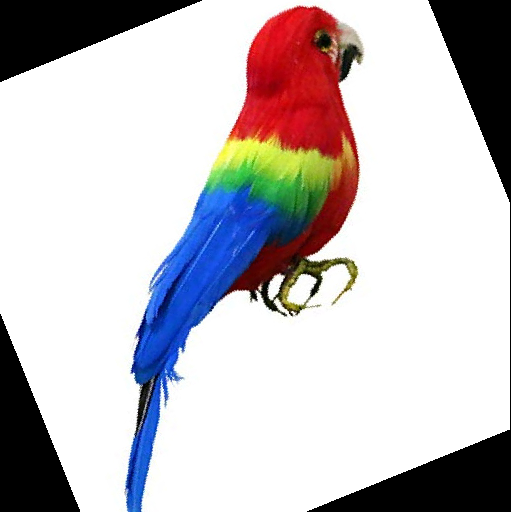
//> input picture transformaciones/Lp.png, 511 x 512 px
$ ./Perspectiva   (built with g++ and OpenCV 4)
//> lines starting //> are read from the running program, lines starting //| are printed output that depends on the picture
#include "opencv2/imgproc/imgproc.hpp"
#include "opencv2/highgui/highgui.hpp"
#include <stdlib.h>
#include <stdio.h>
#include <iostream>
#include <vector>
using namespace cv;
using namespace std;

/// Global variables
int threshold_value = 0;
int const max_value = 255;
int const max_BINARY_value = 255;
Mat src, blurred, src_gray, dst, src_copy, finalOutput, map_x, map_y;
int n_sq=2,max_n=20;

vector<vector<Point> > contours;
vector<Point> outerMostContour, lineArriba, lineAbajo;
vector<Point> cortarTL, cortarTR, cortarBL, cortarBR;
vector<Vec4i> hierarchy;


Point TL,TR,BL,BR;
double topLength, bottomLength;
int lineArribaCentral=0,lineAbajoMiddle=0;
Point table[2][151][151];
vector<int> compresionParametros;

/// Funciones Nesesarias
void ValorUmbralGrises( int, void* );
void EncontrarContornos();
void DetectarDistancia();
Point EncotrarBordes();
double DistanciaP(int x1,int y1,int x2,int y2);
Point pointInBetween(int x1,int y1,int x2,int y2,double d);
void SeleccionarPuntosMedios( int, void* );
void CortatImagen(vector<Point> line, vector<Point> &slicedLine,int startIndex, int endIndex, int n_sq, int mode);
double calcLength(vector<Point> line,int startIndex,int endIndex);
void drawLine(Mat m,vector<Point> line,int startIndex,int endIndex, cv::Scalar color, bool drawCircle);
void Cuadrar(vector<Point> top,vector<Point> bottom,int page);
void TransforamcionPerspectiva(int page);

int outputSizeW,outputSizeH,fullSizeH,fullSizeW;

/*______________________________________________________________________________________*/

void ValorUmbralGrises( int, void* ) {
	blur( src_gray, blurred, Size(src.rows/200,src.rows/200));
	threshold( blurred, dst, threshold_value, max_BINARY_value,THRESH_TOZERO);

	/* Find border */
	TL = EncotrarBordes();
	Point seedPoint = cvPoint(TL.x/2,TL.y/2);
	cv::Rect ccmp;
	floodFill(dst, seedPoint,  cv::Scalar(0), &ccmp,  cv::Scalar(0), cv::Scalar(1),4);
	imshow("2", dst );
}

void EncontrarContornos(){
	findContours( dst, contours, hierarchy, CV_RETR_EXTERNAL , CV_CHAIN_APPROX_NONE, Point(0, 0) );
	/// Draw contours
	Mat drawing = Mat::zeros( src.size(), CV_8UC3 );
	int maxSize=0,max=0;
	for ( int i = 0; i < (int)contours.size(); i++ ) {
		cv::Rect bbox = cv::boundingRect(contours[i]);
		cout<<"Contour " << i << " = "<< bbox.area() << endl;
		if(bbox.area()>maxSize){
			maxSize=bbox.area();
			max=i;
		}
	}
	Scalar color = Scalar( 255, 0, 0);
	src_copy=src.clone();
	if(max>-1) drawContours( src_copy, contours, max, color, 5, 8, hierarchy, 0, Point() );

	outerMostContour=contours[max];
}

void DetectarDistancia(){
	lineArriba.clear();
	lineAbajo.clear();
	src_copy=src.clone();
	// find iTL,iTR,iBL,iBR
	// note: outerMostContour[iTL]!=TL (almost in the same place, but differs sometimes)
	int index=0,size=outerMostContour.size();
	int iTL=0,iTR=0,iBL=0,iBR=0;
	int rows = src_copy.rows;
	int column = src_copy.cols;
	for(int i=0;i<size;i++){
		int x=outerMostContour[i].x;
		int y=outerMostContour[i].y;
		if(x + y					<=	outerMostContour[iTL].x			+ outerMostContour[iTL].y ) iTL=i;
		if(column-x + y				<=	column-outerMostContour[iTR].x	+ outerMostContour[iTR].y ) iTR=i;
		if(x+rows-y					<=	outerMostContour[iBL].x			+ rows-outerMostContour[iBL].y ) iBL=i;
		if(column-x + rows-y		<=	column-outerMostContour[iBR].x	+ rows-outerMostContour[iBR].y ) iBR=i;
	}

	// index: iTL -> iBL -> iBR -> iTR
	// lineArriba: iTL -> iTR
	// lineAbajo: iBL -> iBR

	// create lineArriba
	// Reverse Order
	index = iTL;
	topLength=0;
	bottomLength=0;
	while(index!=iTR){
		lineArriba.push_back(outerMostContour[index]);
		index=(index-1+size)%size;
	}
	topLength=calcLength(lineArriba,0,lineArriba.size()-1);
	drawLine(src_copy,lineArriba,0,lineArriba.size()-1,CV_RGB(0,0,255),false);

	// Find the middle point
	double tempL=0;
	for(int i=0;i<(int)lineArriba.size()-1;i++){
		tempL+=DistanciaP(lineArriba[i].x,lineArriba[i].y,lineArriba[i+1].x,lineArriba[i+1].y);
		if(tempL>topLength/2){
			lineArribaCentral=i;
			break;
		}
	}
	cout << "lineArriba: " << topLength <<endl;

	// create lineAbajo
	// Normal Order
	index = iBL;
	while(index!=iBR){
		lineAbajo.push_back(outerMostContour[index]);
		index=(index+1)%size;
	}
	bottomLength=calcLength(lineAbajo,0,lineAbajo.size()-1);
	drawLine(src_copy,lineAbajo,0,lineAbajo.size()-1,CV_RGB(0,0,255),false);
	// Find the middle point
	tempL=0;
	for(int i=0;i<(int)lineAbajo.size()-1;i++){
		tempL+=DistanciaP(lineAbajo[i].x,lineAbajo[i].y,lineAbajo[i+1].x,lineAbajo[i+1].y);
		if(tempL>bottomLength/2){
			lineAbajoMiddle=i;
			break;
		}
	}
	cout << "lineAbajo: " << bottomLength << endl;
}

void SeleccionarPuntosMedios( int, void* ) {
	src_copy=src.clone();
	cv::line(src_copy, lineArriba[lineArribaCentral], lineAbajo[lineAbajoMiddle], CV_RGB(0,255,0), 10, 8,0);
	imshow("4", src_copy );
}

void CortatImagen(vector<Point> line, vector<Point> &slicedLine,int startIndex, int endIndex, int n_sq, int incMode){

	// incMode=-1 means reverse-Order
	double length=calcLength(line,startIndex,endIndex);
	Point lastPoint;

	lastPoint=line[startIndex];
	slicedLine.push_back(lastPoint);
	int index=startIndex+incMode;
	double remain=length/(double)(n_sq);
	while(index!=endIndex){
		double d=DistanciaP(lastPoint.x,lastPoint.y,line[index].x,line[index].y);
		if(remain<d){
			lastPoint=pointInBetween(lastPoint.x,lastPoint.y,line[index].x,line[index].y,remain);
			slicedLine.push_back(lastPoint);

			remain=length/(double)(n_sq);
			index+=incMode;
		}
		else{
			lastPoint=line[index];
			remain-=d;
			index+=incMode;
		}
	}
	// Add 2 of the endIndex point in to prevent error
	slicedLine.push_back(line[endIndex]);
	slicedLine.push_back(line[endIndex]);

	if(incMode==-1){
		for(int i=0;i<n_sq/2;i++){
			Point t=slicedLine[i];
			slicedLine[i]=slicedLine[n_sq-i];
			slicedLine[n_sq-i]=t;
		}
	}
}

void Cuadrar(vector<Point> top,vector<Point> bottom,int page){
	// fill the table for the leftmost row
	cv::line(src_copy, top[0], bottom[0],CV_RGB(255,0,0) , 2, 1,0);
	for(int j=0;j<=n_sq;j++){
		double f=(double)j/n_sq;
		table[page][j][0]=Point(top[0].x+(int)((bottom[0].x-top[0].x)*f),top[0].y+(int)((bottom[0].y-top[0].y)*f));
	}

	for(int i=1;i<=n_sq;i++){
		for(int j=0;j<=n_sq;j++){
			double f=(double)j/n_sq;
			int xl=top[i-1].x+(int)((bottom[i-1].x-top[i-1].x)*f);
			int yl=top[i-1].y+(int)((bottom[i-1].y-top[i-1].y)*f);
			int xr=top[i].x+(int)((bottom[i].x-top[i].x)*f);
			int yr=top[i].y+(int)((bottom[i].y-top[i].y)*f);
			table[page][j][i]=Point(xr,yr);

			if(j==0||j==n_sq) cv::line(src_copy, Point(xl,yl), Point(xr,yr),CV_RGB(200,0,0) , 3, 1,0);
			else cv::line(src_copy, Point(xl,yl), Point(xr,yr),CV_RGB(0,200,0) , 3, 1,0);
		}
		if(i==n_sq) cv::line(src_copy, top[i], bottom[i],CV_RGB(255,0,0) , 3, 1,0);
		else cv::line(src_copy, top[i], bottom[i],CV_RGB(0,240,0) , 3, 1,0);
	}
}

void TransforamcionPerspectiva(int page){
    Mat input = src.clone();
	for(int j=1;j<=n_sq;j++){
		for(int i=1;i<=n_sq;i++){
			// Input Quadilateral or Image plane coordinates
			Point2f inputQuad[4];
			// Output Quadilateral or World plane coordinates
			Point2f outputQuad[4];
			// Lambda Matrix
			Mat lambda( 2, 4, CV_32FC1 );
			lambda = Mat::zeros(outputSizeH , outputSizeW, input.type() );
			// Output Image;
			Mat output;

			printf("Progreso: %.1f % \n",((float)(j-1)/n_sq*50+(float)(i-1)/n_sq/n_sq*50)+50*page);
			// The 4 points that select quadilateral on the input , from top-left in clockwise order
			// These four pts are the sides of the rect box used as input
			inputQuad[0] = Point2f( table[page][j-1][i-1].x	,	table[page][j-1][i-1].y );
			inputQuad[1] = Point2f( table[page][j-1][i].x	,	table[page][j-1][i].y );
			inputQuad[2] = Point2f( table[page][j][i].x		,	table[page][j][i].y );
			inputQuad[3] = Point2f( table[page][j][i-1].x	,	table[page][j][i-1].y );
			// The 4 points where the mapping is to be done , from top-left in clockwise order
			outputQuad[0] = Point2f( 0,0 );
			outputQuad[1] = Point2f( outputSizeW-1,0);
			outputQuad[2] = Point2f( outputSizeW-1,outputSizeH-1);
			outputQuad[3] = Point2f( 0,outputSizeH-1  );
			// Get the Perspective Transform Matrix ie lambda
			lambda = getPerspectiveTransform( inputQuad, outputQuad );
			Mat inv_lambda(lambda.inv());

			double array_lamb[3][3];
			for(int y=0;y<3;y++){
				for(int x=0;x<3;x++){
					array_lamb[y][x]=inv_lambda.at<double>(y,x);
				}
			}

			for(int y=0;y<outputSizeH;y++){
				for(int x=0;x<outputSizeW;x++){
					float v_x=(float)( x*array_lamb[0][0]	+	y*array_lamb[0][1]	+	array_lamb[0][2]);
					float v_y=(float)( x*array_lamb[1][0]	+	y*array_lamb[1][1]	+	array_lamb[1][2]);
					float v_z=(float)( x*array_lamb[2][0]	+	y*array_lamb[2][1]	+	array_lamb[2][2]);
					map_x.at<float>(outputSizeH*(j-1)+y	,	outputSizeW*(i-1)+outputSizeW*(page*(n_sq))+x)	= v_x/v_z;
					map_y.at<float>(outputSizeH*(j-1)+y	,	outputSizeW*(i-1)+outputSizeW*(page*(n_sq))+x)	= v_y/v_z;
				}
			}
		}
	}
	if(page==1) printf("Completo\n");
}

/* -----------------------H E L P E R   F U N C T I O N ------------------------ */

double DistanciaP(int x1,int y1,int x2,int y2){
	return sqrt((x1-x2)*(x1-x2)+(y1-y2)*(y1-y2));
}

Point pointInBetween(int x1,int y1,int x2,int y2,double d){
	double fraction = d/DistanciaP(x1,y1,x2,y2);
	int x = (int)((x2-x1)*fraction)+x1;
	int y = (int)((y2-y1)*fraction)+y1;
	return Point(x,y);
}

double calcLength(vector<Point> line,int startIndex,int endIndex){
	if(startIndex>endIndex){
		int t=startIndex;
		startIndex=endIndex;
		endIndex=t;
	}
	double length=0;
	for(int i=startIndex;i<=endIndex-1;i++){
		length+=DistanciaP(line[i].x,line[i].y,line[i+1].x,line[i+1].y);
	}
	return length;
}

void drawLine(Mat m,vector<Point> line,int startIndex,int endIndex, cv::Scalar color, bool drawCircle){
	for(int i=startIndex;i<=endIndex-1;i++){
		//cv::line(m, line[i], line[i+1], color, 3, 8,0);
		if(drawCircle){
		//	cv::circle(m, line[i], 3, CV_RGB(255,0,255), 3, 8,0);
		}
	}
}

/* i= row, j= column */
Point EncotrarBordes() {
	int rows = dst.rows;
	int column = dst.cols;
	int length=min(rows,column);
	int i=-1,j=-1;
	int flag=0;
	for ( int max = 0; max < length; max++) {
		for (i = 0; i < max; i++ ) {
			j = max-i;
			if((int)dst.at<uchar>(i,j)>threshold_value) {
				flag=1;
				break;
			}
		}
		if(flag==1) break;
	}
	return Point(j,i);
}


int main() {

	int step=1;

	while(step<=6){
		switch(step){
			case 1:
				/// Load an image
				src = imread("Lp.png", 1 );
//> src is the input picture: 512 rows x 511 cols, CV_8UC3; mean B, G, R 194.4, 190.9, 195.9
				/// Convert the image to Gray
				cvtColor( src, src_gray, CV_RGB2GRAY );
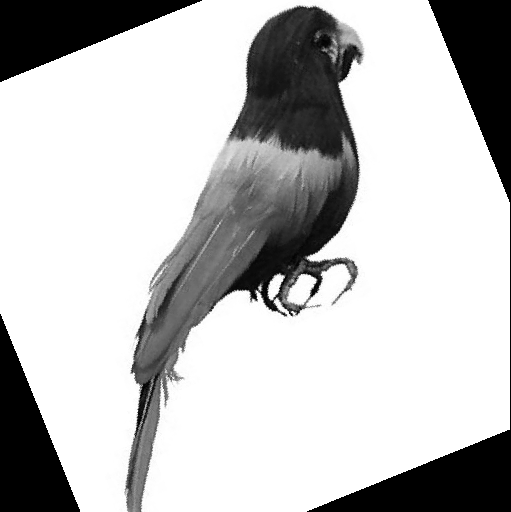
//> src_gray: 512 rows x 511 cols, CV_8UC1; min 0, max 255, mean 192.5
				/// Save Option
				compresionParametros.push_back(CV_IMWRITE_JPEG_QUALITY );
				compresionParametros.push_back(70);
				namedWindow( "1", WINDOW_NORMAL );
				imshow("1", src );
				resizeWindow("1", src.cols, src.rows);
				break;
			case 2:
				//destroyAllWindows();
				/// Create Trackbar to choose type of Threshold
				namedWindow("2", WINDOW_NORMAL);
				//createTrackbar( "Value","2", &threshold_value, max_value, ValorUmbralGrises );
				/// Call the function to initialize
				ValorUmbralGrises(0,0);
				break;
			case 3:
				//destroyAllWindows();
				// Find Contour Lines
				EncontrarContornos();
				namedWindow( "3", WINDOW_NORMAL );
				imshow("3", src_copy );

				break;
			case 4:
				//destroyAllWindows();
				DetectarDistancia();
				namedWindow( "4", WINDOW_NORMAL);
				createTrackbar( "lineUP","4", &lineArribaCentral, lineArriba.size()-1, SeleccionarPuntosMedios );
				createTrackbar( "lineDOwn","4", &lineAbajoMiddle, lineAbajo.size()-1, SeleccionarPuntosMedios );
				createTrackbar( "#square","4", &n_sq, max_n, SeleccionarPuntosMedios );

				SeleccionarPuntosMedios( 0, 0 );
				break;
			case 5:
				cortarTL.clear();
				cortarTR.clear();
				cortarBL.clear();
				cortarBR.clear();
				CortatImagen(lineArriba, cortarTL,lineArribaCentral, 0, n_sq,-1);
				CortatImagen(lineArriba, cortarTR,lineArribaCentral, lineArriba.size()-1, n_sq,1);
				CortatImagen(lineAbajo, cortarBL,lineAbajoMiddle, 0, n_sq,-1);
				CortatImagen(lineAbajo, cortarBR,lineAbajoMiddle,lineAbajo.size()-1, n_sq,1);
				// Page L (0)
				Cuadrar(cortarTL,cortarBL,0);
				// Page R (1)
				Cuadrar(cortarTR,cortarBR,1);
				namedWindow( "5", WINDOW_NORMAL);
				imshow("5", src_copy );
				break;
			case 6:
				//destroyAllWindows();
				// Set the output image size
				outputSizeW = topLength/n_sq/2;
				outputSizeH = topLength/n_sq/2*1.5;
				fullSizeH=outputSizeH*(n_sq);
				fullSizeW=outputSizeW*(n_sq);
				finalOutput = Mat::zeros(fullSizeH , fullSizeW*2, src.type() );
				map_x = Mat::zeros(fullSizeH , fullSizeW*2, CV_32FC1 );
				map_y = Mat::zeros(fullSizeH , fullSizeW*2, CV_32FC1 );
				TransforamcionPerspectiva(0);
				TransforamcionPerspectiva(1);
				remap(src, finalOutput, map_x, map_y, CV_INTER_LINEAR, BORDER_CONSTANT, Scalar(0,0, 0));
				namedWindow( "6", WINDOW_NORMAL);
				imshow("salida", finalOutput );
				resizeWindow("6", fullSizeW, fullSizeH/2);
				printf("Cols: %d, Rows: %d",finalOutput.cols,finalOutput.rows);
			default:
				break;
		}
		while(true) {
			int c;
			c = waitKey( 20 );
//> the Esc key is pressed
			if( (char)c == '/'){
				destroyWindow(to_string(step));
				step--;
				if(step<=1) step=1;
				break;
			}
			else if( (char)c == ' '){
				destroyWindow(to_string(step));

				switch(step){
					case 1:
						imwrite("E:\\Img Proc/1Input.JPG", src,compresionParametros);
						break;
					case 2:
						imwrite("E:\\Img Proc/2Thresholding.JPG", dst,compresionParametros);
						break;
					case 3:
						imwrite("E:\\Img Proc/3Contours.JPG", src_copy,compresionParametros);
						break;
					case 4:
						imwrite("E:\\Img Proc/4Select Middle Line.JPG", src_copy,compresionParametros);
						break;
					case 5:
						imwrite("E:\\Img Proc/5Cuadrar.JPG", src_copy,compresionParametros);
						break;
					case 6:
						imwrite("E:\\Img Proc/6Output.JPG", finalOutput,compresionParametros);
						break;
					default:
						break;
				}

				step++;
				break;
			}
		}

	}

}
